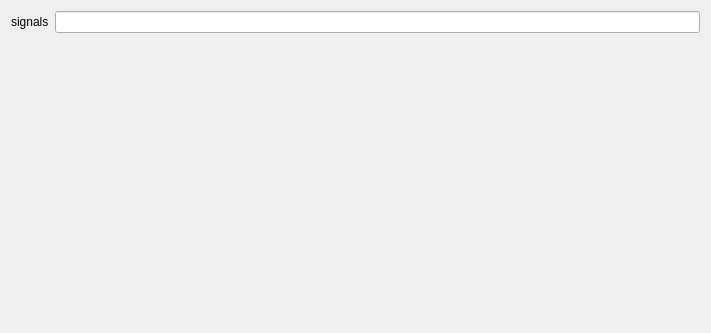
<?xml version="1.0" encoding="UTF-8"?>
<ui version="4.0">
 <class>SignalStatsSettingsView</class>
 <widget class="QWidget" name="SignalStatsSettingsView">
  <property name="styleSheet">
   <string notr="true">font: 12pt &quot;Roboto&quot;;</string>
  </property>
  <property name="geometry">
   <rect>
    <x>0</x>
    <y>0</y>
    <width>711</width>
    <height>333</height>
   </rect>
  </property>
  <property name="windowTitle">
   <string>Form</string>
  </property>
  <layout class="QVBoxLayout" name="verticalLayout">
   <item>
    <layout class="QHBoxLayout" name="signals_horizontalLayout">
     <item>
      <widget class="QLabel" name="signals_label">
       <property name="text">
        <string>signals</string>
       </property>
      </widget>
     </item>
     <item>
      <widget class="QLineEdit" name="signals_lineedit"/>
     </item>
    </layout>
   </item>
   <item>
    <spacer name="verticalSpacer">
     <property name="orientation">
      <enum>Qt::Vertical</enum>
     </property>
     <property name="sizeHint" stdset="0">
      <size>
       <width>20</width>
       <height>40</height>
      </size>
     </property>
    </spacer>
   </item>
  </layout>
 </widget>
 <resources>
  <include location="../../../../snooz-toolbox/src/main/python/ui/themes/themes.qrc"/>
 </resources>
 <connections/>
 </ui>
